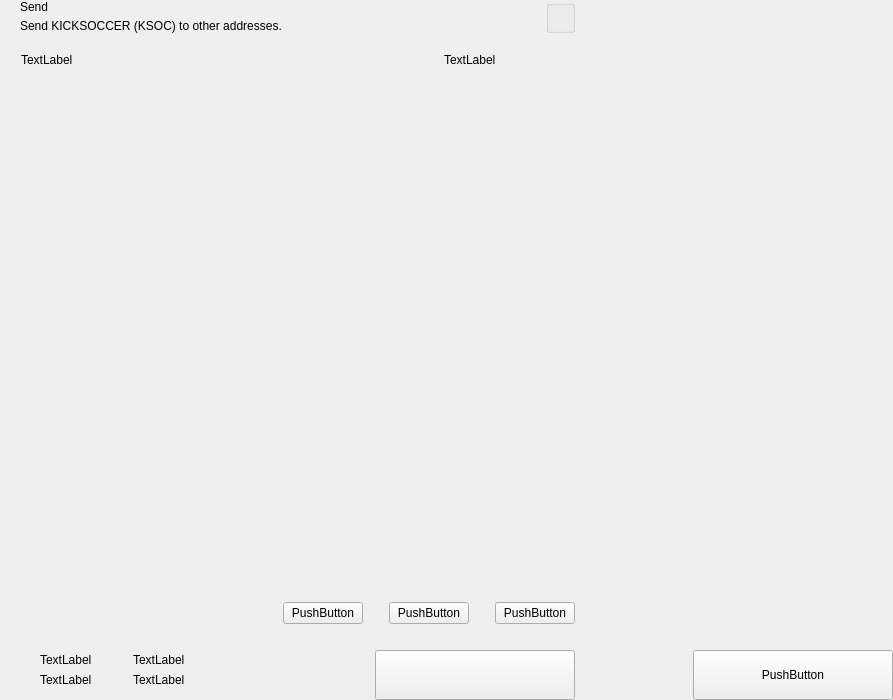
<?xml version="1.0" encoding="UTF-8"?>
<ui version="4.0">
 <class>send</class>
 <widget class="QWidget" name="send">
  <property name="geometry">
   <rect>
    <x>0</x>
    <y>0</y>
    <width>893</width>
    <height>700</height>
   </rect>
  </property>
  <property name="windowTitle">
   <string>Form</string>
  </property>
  <layout class="QHBoxLayout" name="horizontalLayout_2" stretch="2,1">
   <property name="spacing">
    <number>0</number>
   </property>
   <property name="leftMargin">
    <number>0</number>
   </property>
   <property name="topMargin">
    <number>0</number>
   </property>
   <property name="rightMargin">
    <number>0</number>
   </property>
   <property name="bottomMargin">
    <number>0</number>
   </property>
   <item>
    <widget class="QWidget" name="left" native="true">
     <layout class="QVBoxLayout" name="verticalLayout_3">
      <property name="spacing">
       <number>0</number>
      </property>
      <property name="leftMargin">
       <number>0</number>
      </property>
      <property name="topMargin">
       <number>0</number>
      </property>
      <property name="rightMargin">
       <number>0</number>
      </property>
      <property name="bottomMargin">
       <number>0</number>
      </property>
      <item>
       <layout class="QVBoxLayout" name="verticalLayout_22" stretch="0,0,0,1,0,0,0,0">
        <property name="spacing">
         <number>0</number>
        </property>
        <item>
         <layout class="QHBoxLayout" name="horizontalLayout_3">
          <property name="spacing">
           <number>0</number>
          </property>
          <property name="leftMargin">
           <number>20</number>
          </property>
          <property name="rightMargin">
           <number>20</number>
          </property>
          <item>
           <layout class="QVBoxLayout" name="verticalLayout">
            <property name="spacing">
             <number>5</number>
            </property>
            <item>
             <widget class="QLabel" name="labelTitle">
              <property name="text">
               <string>Send</string>
              </property>
              <property name="alignment">
               <set>Qt::AlignLeading|Qt::AlignLeft|Qt::AlignVCenter</set>
              </property>
             </widget>
            </item>
            <item>
             <widget class="QLabel" name="labelSubtitle1">
              <property name="text">
               <string>Send KICKSOCCER (KSOC) to other addresses.</string>
              </property>
             </widget>
            </item>
           </layout>
          </item>
          <item>
           <spacer name="horizontalSpacer">
            <property name="orientation">
             <enum>Qt::Horizontal</enum>
            </property>
            <property name="sizeHint" stdset="0">
             <size>
              <width>40</width>
              <height>20</height>
             </size>
            </property>
           </spacer>
          </item>
          <item>
           <layout class="QVBoxLayout" name="verticalLayout_6">
            <property name="spacing">
             <number>0</number>
            </property>
            <item>
             <widget class="QGroupBox" name="groupBox">
              <property name="title">
               <string/>
              </property>
              <property name="alignment">
               <set>Qt::AlignLeading|Qt::AlignLeft|Qt::AlignTop</set>
              </property>
              <layout class="QHBoxLayout" name="horizontalLayout_4">
               <property name="spacing">
                <number>0</number>
               </property>
               <property name="leftMargin">
                <number>0</number>
               </property>
               <property name="topMargin">
                <number>0</number>
               </property>
               <property name="rightMargin">
                <number>0</number>
               </property>
               <property name="bottomMargin">
                <number>0</number>
               </property>
              </layout>
             </widget>
            </item>
           </layout>
          </item>
         </layout>
        </item>
        <item>
         <spacer name="verticalSpacer_2">
          <property name="orientation">
           <enum>Qt::Vertical</enum>
          </property>
          <property name="sizeType">
           <enum>QSizePolicy::Fixed</enum>
          </property>
          <property name="sizeHint" stdset="0">
           <size>
            <width>20</width>
            <height>20</height>
           </size>
          </property>
         </spacer>
        </item>
        <item>
         <layout class="QHBoxLayout" name="horizontalLayout" stretch="6,0,2">
          <property name="spacing">
           <number>0</number>
          </property>
          <property name="leftMargin">
           <number>10</number>
          </property>
          <property name="topMargin">
           <number>0</number>
          </property>
          <property name="rightMargin">
           <number>20</number>
          </property>
          <property name="bottomMargin">
           <number>0</number>
          </property>
          <item>
           <widget class="QLabel" name="labelSubtitleAddress">
            <property name="styleSheet">
             <string notr="true">margin-left:8px;</string>
            </property>
            <property name="text">
             <string>TextLabel</string>
            </property>
           </widget>
          </item>
          <item>
           <spacer name="horizontalSpacer_3">
            <property name="orientation">
             <enum>Qt::Horizontal</enum>
            </property>
            <property name="sizeType">
             <enum>QSizePolicy::Fixed</enum>
            </property>
            <property name="sizeHint" stdset="0">
             <size>
              <width>40</width>
              <height>1</height>
             </size>
            </property>
           </spacer>
          </item>
          <item>
           <widget class="QLabel" name="labelSubtitleAmount">
            <property name="text">
             <string>TextLabel</string>
            </property>
           </widget>
          </item>
         </layout>
        </item>
        <item>
         <widget class="QScrollArea" name="scrollArea">
          <property name="minimumSize">
           <size>
            <width>0</width>
            <height>350</height>
           </size>
          </property>
          <property name="styleSheet">
           <string notr="true">#scrollArea {
            background:transparent;
            margin-top:10px;
}</string>
          </property>
          <property name="horizontalScrollBarPolicy">
           <enum>Qt::ScrollBarAlwaysOff</enum>
          </property>
          <property name="sizeAdjustPolicy">
           <enum>QAbstractScrollArea::AdjustIgnored</enum>
          </property>
          <property name="widgetResizable">
           <bool>true</bool>
          </property>
          <property name="alignment">
           <set>Qt::AlignLeading|Qt::AlignLeft|Qt::AlignTop</set>
          </property>
          <widget class="QWidget" name="scrollAreaWidgetContents">
           <property name="geometry">
            <rect>
             <x>0</x>
             <y>0</y>
             <width>591</width>
             <height>16</height>
            </rect>
           </property>
           <property name="sizePolicy">
            <sizepolicy hsizetype="Preferred" vsizetype="Maximum">
             <horstretch>0</horstretch>
             <verstretch>0</verstretch>
            </sizepolicy>
           </property>
           <property name="autoFillBackground">
            <bool>false</bool>
           </property>
           <property name="styleSheet">
            <string notr="true">#scrollAreaWidgetContents {
             background:transparent;
             }</string>
           </property>
           <layout class="QVBoxLayout" name="verticalLayout_7">
            <property name="spacing">
             <number>0</number>
            </property>
            <property name="sizeConstraint">
             <enum>QLayout::SetDefaultConstraint</enum>
            </property>
            <property name="leftMargin">
             <number>0</number>
            </property>
            <property name="topMargin">
             <number>0</number>
            </property>
            <property name="rightMargin">
             <number>0</number>
            </property>
            <property name="bottomMargin">
             <number>0</number>
            </property>
           </layout>
          </widget>
         </widget>
        </item>
        <item>
         <spacer name="verticalSpacer_4">
          <property name="orientation">
           <enum>Qt::Vertical</enum>
          </property>
          <property name="sizeType">
           <enum>QSizePolicy::Fixed</enum>
          </property>
          <property name="sizeHint" stdset="0">
           <size>
            <width>20</width>
            <height>20</height>
           </size>
          </property>
         </spacer>
        </item>
        <item>
         <layout class="QHBoxLayout" name="horizontalLayout_20">
          <property name="spacing">
           <number>6</number>
          </property>
          <property name="rightMargin">
           <number>20</number>
          </property>
          <item>
           <spacer name="horizontalSpacer_4">
            <property name="orientation">
             <enum>Qt::Horizontal</enum>
            </property>
            <property name="sizeHint" stdset="0">
             <size>
              <width>40</width>
              <height>20</height>
             </size>
            </property>
           </spacer>
          </item>
          <item>
           <widget class="QPushButton" name="pushButtonFee">
            <property name="focusPolicy">
             <enum>Qt::NoFocus</enum>
            </property>
            <property name="text">
             <string>PushButton</string>
            </property>
           </widget>
          </item>
          <item>
           <spacer name="horizontalSpacer_11">
            <property name="orientation">
             <enum>Qt::Horizontal</enum>
            </property>
            <property name="sizeType">
             <enum>QSizePolicy::Minimum</enum>
            </property>
            <property name="sizeHint" stdset="0">
             <size>
              <width>20</width>
              <height>20</height>
             </size>
            </property>
           </spacer>
          </item>
          <item>
           <widget class="QPushButton" name="pushButtonClear">
            <property name="focusPolicy">
             <enum>Qt::NoFocus</enum>
            </property>
            <property name="layoutDirection">
             <enum>Qt::RightToLeft</enum>
            </property>
            <property name="text">
             <string>PushButton</string>
            </property>
           </widget>
          </item>
          <item>
           <spacer name="horizontalSpacer_6">
            <property name="orientation">
             <enum>Qt::Horizontal</enum>
            </property>
            <property name="sizeType">
             <enum>QSizePolicy::Fixed</enum>
            </property>
            <property name="sizeHint" stdset="0">
             <size>
              <width>20</width>
              <height>20</height>
             </size>
            </property>
           </spacer>
          </item>
          <item>
           <widget class="QPushButton" name="pushButtonAddRecipient">
            <property name="focusPolicy">
             <enum>Qt::NoFocus</enum>
            </property>
            <property name="text">
             <string>PushButton</string>
            </property>
           </widget>
          </item>
         </layout>
        </item>
        <item>
         <spacer name="verticalSpacer">
          <property name="orientation">
           <enum>Qt::Vertical</enum>
          </property>
          <property name="sizeType">
           <enum>QSizePolicy::Fixed</enum>
          </property>
          <property name="sizeHint" stdset="0">
           <size>
            <width>20</width>
            <height>16</height>
           </size>
          </property>
         </spacer>
        </item>
        <item>
         <layout class="QHBoxLayout" name="horizontalLayout_7">
          <property name="rightMargin">
           <number>20</number>
          </property>
          <item>
           <layout class="QHBoxLayout" name="horizontalLayout_10">
            <property name="spacing">
             <number>0</number>
            </property>
            <property name="leftMargin">
             <number>8</number>
            </property>
            <item>
             <widget class="QStackedWidget" name="stackedWidget">
              <property name="minimumSize">
               <size>
                <width>0</width>
                <height>60</height>
               </size>
              </property>
              <property name="maximumSize">
               <size>
                <width>16777215</width>
                <height>60</height>
               </size>
              </property>
              <widget class="QWidget" name="page1">
               <layout class="QVBoxLayout" name="verticalLayout_71" stretch="0">
                <property name="spacing">
                 <number>6</number>
                </property>
                <property name="leftMargin">
                 <number>12</number>
                </property>
                <property name="topMargin">
                 <number>0</number>
                </property>
                <property name="rightMargin">
                 <number>0</number>
                </property>
                <property name="bottomMargin">
                 <number>0</number>
                </property>
                <item>
                 <widget class="QWidget" name="coinWidget" native="true">
                  <property name="minimumSize">
                   <size>
                    <width>0</width>
                    <height>60</height>
                   </size>
                  </property>
                  <property name="maximumSize">
                   <size>
                    <width>16777215</width>
                    <height>60</height>
                   </size>
                  </property>
                  <layout class="QHBoxLayout" name="horizontalLayout_9">
                   <property name="spacing">
                    <number>0</number>
                   </property>
                   <property name="leftMargin">
                    <number>20</number>
                   </property>
                   <property name="topMargin">
                    <number>10</number>
                   </property>
                   <property name="rightMargin">
                    <number>20</number>
                   </property>
                   <property name="bottomMargin">
                    <number>10</number>
                   </property>
                   <item>
                    <layout class="QVBoxLayout" name="verticalSend">
                     <property name="spacing">
                      <number>0</number>
                     </property>
                     <item>
                      <widget class="QLabel" name="labelTitleTotalSend">
                       <property name="text">
                        <string>TextLabel</string>
                       </property>
                      </widget>
                     </item>
                     <item>
                      <widget class="QLabel" name="labelAmountSend">
                       <property name="text">
                        <string>TextLabel</string>
                       </property>
                      </widget>
                     </item>
                    </layout>
                   </item>
                   <item>
                    <spacer name="horizontalSpacer_9">
                     <property name="orientation">
                      <enum>Qt::Horizontal</enum>
                     </property>
                     <property name="sizeType">
                      <enum>QSizePolicy::Fixed</enum>
                     </property>
                     <property name="sizeHint" stdset="0">
                      <size>
                       <width>20</width>
                       <height>20</height>
                      </size>
                     </property>
                    </spacer>
                   </item>
                   <item>
                    <widget class="QLabel" name="labelLine">
                     <property name="minimumSize">
                      <size>
                       <width>1</width>
                       <height>0</height>
                      </size>
                     </property>
                     <property name="maximumSize">
                      <size>
                       <width>1</width>
                       <height>16777215</height>
                      </size>
                     </property>
                     <property name="text">
                      <string/>
                     </property>
                    </widget>
                   </item>
                   <item>
                    <spacer name="horizontalSpacer_10">
                     <property name="orientation">
                      <enum>Qt::Horizontal</enum>
                     </property>
                     <property name="sizeType">
                      <enum>QSizePolicy::Fixed</enum>
                     </property>
                     <property name="sizeHint" stdset="0">
                      <size>
                       <width>20</width>
                       <height>20</height>
                      </size>
                     </property>
                    </spacer>
                   </item>
                   <item>
                    <layout class="QVBoxLayout" name="verticalRemaining">
                     <property name="spacing">
                      <number>0</number>
                     </property>
                     <item>
                      <widget class="QLabel" name="labelTitleTotalRemaining">
                       <property name="text">
                        <string>TextLabel</string>
                       </property>
                      </widget>
                     </item>
                     <item>
                      <widget class="QLabel" name="labelAmountRemaining">
                       <property name="text">
                        <string>TextLabel</string>
                       </property>
                      </widget>
                     </item>
                    </layout>
                   </item>
                  </layout>
                 </widget>
                </item>
               </layout>
              </widget>
              <widget class="QWidget" name="page_2"/>
             </widget>
            </item>
           </layout>
          </item>
          <item>
           <spacer name="horizontalSpacer_5">
            <property name="orientation">
             <enum>Qt::Horizontal</enum>
            </property>
            <property name="sizeType">
             <enum>QSizePolicy::Expanding</enum>
            </property>
            <property name="sizeHint" stdset="0">
             <size>
              <width>40</width>
              <height>20</height>
             </size>
            </property>
           </spacer>
          </item>
          <item alignment="Qt::AlignBottom">
           <widget class="QPushButton" name="pushButtonSave">
            <property name="minimumSize">
             <size>
              <width>200</width>
              <height>50</height>
             </size>
            </property>
            <property name="maximumSize">
             <size>
              <width>200</width>
              <height>50</height>
             </size>
            </property>
            <property name="focusPolicy">
             <enum>Qt::NoFocus</enum>
            </property>
            <property name="text">
             <string/>
            </property>
           </widget>
          </item>
         </layout>
        </item>
       </layout>
      </item>
     </layout>
    </widget>
   </item>
   <item>
    <widget class="QWidget" name="right" native="true">
     <layout class="QVBoxLayout" name="verticalLayout_5">
      <property name="leftMargin">
       <number>0</number>
      </property>
      <property name="topMargin">
       <number>0</number>
      </property>
      <property name="rightMargin">
       <number>0</number>
      </property>
      <property name="bottomMargin">
       <number>0</number>
      </property>
      <item>
       <layout class="QVBoxLayout" name="verticalLayout_4">
        <property name="spacing">
         <number>6</number>
        </property>
        <item>
         <widget class="OptionButton" name="btnCoinControl" native="true">
          <property name="minimumSize">
           <size>
            <width>0</width>
            <height>50</height>
           </size>
          </property>
         </widget>
        </item>
        <item>
         <widget class="OptionButton" name="btnChangeAddress" native="true">
          <property name="minimumSize">
           <size>
            <width>0</width>
            <height>50</height>
           </size>
          </property>
         </widget>
        </item>
        <item>
         <widget class="OptionButton" name="btnUri" native="true">
          <property name="minimumSize">
           <size>
            <width>0</width>
            <height>50</height>
           </size>
          </property>
         </widget>
        </item>
        <item>
         <spacer name="verticalSpacer_5">
          <property name="orientation">
           <enum>Qt::Vertical</enum>
          </property>
          <property name="sizeHint" stdset="0">
           <size>
            <width>20</width>
            <height>40</height>
           </size>
          </property>
         </spacer>
        </item>
        <item>
         <layout class="QHBoxLayout" name="horizontalLayout_8">
          <item>
           <spacer name="horizontalSpacer_7">
            <property name="orientation">
             <enum>Qt::Horizontal</enum>
            </property>
            <property name="sizeHint" stdset="0">
             <size>
              <width>40</width>
              <height>20</height>
             </size>
            </property>
           </spacer>
          </item>
          <item>
           <widget class="QPushButton" name="pushButtonReset">
            <property name="minimumSize">
             <size>
              <width>200</width>
              <height>50</height>
             </size>
            </property>
            <property name="maximumSize">
             <size>
              <width>200</width>
              <height>50</height>
             </size>
            </property>
            <property name="focusPolicy">
             <enum>Qt::NoFocus</enum>
            </property>
            <property name="text">
             <string>PushButton</string>
            </property>
           </widget>
          </item>
         </layout>
        </item>
       </layout>
      </item>
     </layout>
    </widget>
   </item>
  </layout>
 </widget>
 <customwidgets>
  <customwidget>
   <class>OptionButton</class>
   <extends>QWidget</extends>
   <header>qt/pivx/optionbutton.h</header>
   <container>1</container>
  </customwidget>
 </customwidgets>
 <resources/>
 <connections/>
</ui>
